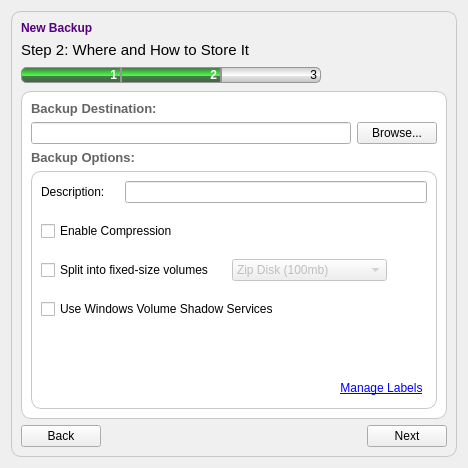
                   <widget class="QWidget" name="tab_9">
                    <property name="styleSheet">
                     <string notr="true">#tab_9 {
  background-color: rgb(255, 255, 255);
}</string>
                    </property>
                    <attribute name="title">
                     <string>Backup Destination</string>
                    </attribute>
                    <layout class="QHBoxLayout" name="horizontalLayout_21">
                     <item>
                      <widget class="QFrame" name="frame_26">
                       <property name="styleSheet">
                        <string notr="true">QFrame#frame_26 {
  border: 1px solid rgb(200, 200, 200, 255);
  border-radius: 10px;
  background-color: rgb(240, 240, 240, 255);
}</string>
                       </property>
                       <property name="frameShape">
                        <enum>QFrame::StyledPanel</enum>
                       </property>
                       <property name="frameShadow">
                        <enum>QFrame::Raised</enum>
                       </property>
                       <layout class="QVBoxLayout" name="verticalLayout_26">
                        <item>
                         <widget class="QLabel" name="label_35">
                          <property name="sizePolicy">
                           <sizepolicy hsizetype="Preferred" vsizetype="Fixed">
                            <horstretch>0</horstretch>
                            <verstretch>0</verstretch>
                           </sizepolicy>
                          </property>
                          <property name="styleSheet">
                           <string notr="true">background: none;</string>
                          </property>
                          <property name="text">
                           <string>&lt;html&gt;&lt;head/&gt;&lt;body&gt;&lt;p&gt;&lt;span style=&quot; font-size:9pt; font-weight:600; color:#55007f;&quot;&gt;New Backup&lt;/span&gt;&lt;/p&gt;&lt;/body&gt;&lt;/html&gt;</string>
                          </property>
                          <property name="textFormat">
                           <enum>Qt::RichText</enum>
                          </property>
                         </widget>
                        </item>
                        <item>
                         <widget class="QLabel" name="label_6">
                          <property name="text">
                           <string>&lt;html&gt;&lt;head/&gt;&lt;body&gt;&lt;p&gt;&lt;span style=&quot; font-size:11pt;&quot;&gt;Step 2: Where and How to Store It&lt;/span&gt;&lt;/p&gt;&lt;/body&gt;&lt;/html&gt;</string>
                          </property>
                         </widget>
                        </item>
                        <item>
                         <widget class="QFrame" name="frame_2">
                          <property name="frameShape">
                           <enum>QFrame::NoFrame</enum>
                          </property>
                          <property name="frameShadow">
                           <enum>QFrame::Raised</enum>
                          </property>
                          <layout class="QHBoxLayout" name="horizontalLayout_2">
                           <property name="spacing">
                            <number>0</number>
                           </property>
                           <property name="margin">
                            <number>0</number>
                           </property>
                           <item>
                            <widget class="QLabel" name="label_8">
                             <property name="sizePolicy">
                              <sizepolicy hsizetype="Fixed" vsizetype="Fixed">
                               <horstretch>0</horstretch>
                               <verstretch>0</verstretch>
                              </sizepolicy>
                             </property>
                             <property name="minimumSize">
                              <size>
                               <width>100</width>
                               <height>0</height>
                              </size>
                             </property>
                             <property name="maximumSize">
                              <size>
                               <width>100</width>
                               <height>16777215</height>
                              </size>
                             </property>
                             <property name="styleSheet">
                              <string notr="true">#label_8 {
  border: 1px solid rgb(150, 150, 150);
  border-top-left-radius: 5px;
  border-bottom-left-radius: 5px;
  background-color: qlineargradient(spread:pad, x1:1, y1:0, x2:1, y2:1, stop:0 rgba(70, 102, 70, 255), stop:0.528409 rgba(70, 255, 70, 255), stop:0.590909 rgba(70, 126, 70, 255), stop:1 rgba(70, 93, 70, 255));
  color: white;
}</string>
                             </property>
                             <property name="frameShape">
                              <enum>QFrame::NoFrame</enum>
                             </property>
                             <property name="text">
                              <string>&lt;html&gt;&lt;head/&gt;&lt;body&gt;&lt;p&gt;&lt;span style=&quot; font-size:9pt; font-weight:600;&quot;&gt;1&lt;/span&gt;&lt;/p&gt;&lt;/body&gt;&lt;/html&gt;</string>
                             </property>
                             <property name="alignment">
                              <set>Qt::AlignRight|Qt::AlignTrailing|Qt::AlignVCenter</set>
                             </property>
                            </widget>
                           </item>
                           <item>
                            <widget class="QLabel" name="label_7">
                             <property name="sizePolicy">
                              <sizepolicy hsizetype="Fixed" vsizetype="Fixed">
                               <horstretch>0</horstretch>
                               <verstretch>0</verstretch>
                              </sizepolicy>
                             </property>
                             <property name="minimumSize">
                              <size>
                               <width>100</width>
                               <height>0</height>
                              </size>
                             </property>
                             <property name="maximumSize">
                              <size>
                               <width>100</width>
                               <height>16777215</height>
                              </size>
                             </property>
                             <property name="styleSheet">
                              <string notr="true">#label_7 {
  border: 1px solid rgb(150, 150, 150);
  background-color: qlineargradient(spread:pad, x1:1, y1:0, x2:1, y2:1, stop:0 rgba(70, 102, 70, 255), stop:0.528409 rgba(70, 255, 70, 255), stop:0.590909 rgba(70, 126, 70, 255), stop:1 rgba(70, 93, 70, 255));
  color: white;
}</string>
                             </property>
                             <property name="text">
                              <string>&lt;html&gt;&lt;head/&gt;&lt;body&gt;&lt;p&gt;&lt;span style=&quot; font-size:9pt; font-weight:600;&quot;&gt;2&lt;/span&gt;&lt;/p&gt;&lt;/body&gt;&lt;/html&gt;</string>
                             </property>
                             <property name="alignment">
                              <set>Qt::AlignRight|Qt::AlignTrailing|Qt::AlignVCenter</set>
                             </property>
                            </widget>
                           </item>
                           <item>
                            <widget class="QLabel" name="label_9">
                             <property name="sizePolicy">
                              <sizepolicy hsizetype="Fixed" vsizetype="Fixed">
                               <horstretch>0</horstretch>
                               <verstretch>0</verstretch>
                              </sizepolicy>
                             </property>
                             <property name="minimumSize">
                              <size>
                               <width>100</width>
                               <height>0</height>
                              </size>
                             </property>
                             <property name="maximumSize">
                              <size>
                               <width>100</width>
                               <height>16777215</height>
                              </size>
                             </property>
                             <property name="styleSheet">
                              <string notr="true">#label_9 {
  border: 1px solid rgb(150, 150, 150);
  border-top-right-radius: 5px;
  border-bottom-right-radius: 5px;
  background-color: qlineargradient(spread:pad, x1:1, y1:0, x2:1, y2:1, stop:0 rgba(202, 202, 202, 255), stop:0.528409 rgba(255, 255, 255, 255), stop:0.590909 rgba(226, 226, 226, 255), stop:1 rgba(193, 193, 193, 255));
  color: black;
}</string>
                             </property>
                             <property name="text">
                              <string>&lt;html&gt;&lt;head/&gt;&lt;body&gt;&lt;p&gt;&lt;span style=&quot; font-size:9pt;&quot;&gt;3&lt;/span&gt;&lt;/p&gt;&lt;/body&gt;&lt;/html&gt;</string>
                             </property>
                             <property name="alignment">
                              <set>Qt::AlignRight|Qt::AlignTrailing|Qt::AlignVCenter</set>
                             </property>
                            </widget>
                           </item>
                           <item>
                            <spacer name="horizontalSpacer_2">
                             <property name="orientation">
                              <enum>Qt::Horizontal</enum>
                             </property>
                             <property name="sizeHint" stdset="0">
                              <size>
                               <width>40</width>
                               <height>20</height>
                              </size>
                             </property>
                            </spacer>
                           </item>
                          </layout>
                         </widget>
                        </item>
                        <item>
                         <widget class="QFrame" name="frame_27">
                          <property name="minimumSize">
                           <size>
                            <width>0</width>
                            <height>0</height>
                           </size>
                          </property>
                          <property name="styleSheet">
                           <string notr="true">QFrame#frame_27 {
  border: 1px solid rgb(200, 200, 200, 255);
  border-radius: 10px;
  background-color: white;
}</string>
                          </property>
                          <property name="frameShape">
                           <enum>QFrame::StyledPanel</enum>
                          </property>
                          <property name="frameShadow">
                           <enum>QFrame::Raised</enum>
                          </property>
                          <layout class="QVBoxLayout" name="verticalLayout_27">
                           <item>
                            <widget class="QLabel" name="label_36">
                             <property name="sizePolicy">
                              <sizepolicy hsizetype="Preferred" vsizetype="Fixed">
                               <horstretch>0</horstretch>
                               <verstretch>0</verstretch>
                              </sizepolicy>
                             </property>
                             <property name="text">
                              <string>&lt;html&gt;&lt;head/&gt;&lt;body&gt;&lt;p&gt;&lt;span style=&quot; font-size:10pt; font-weight:600; color:#646464;&quot;&gt;Backup Destination:&lt;/span&gt;&lt;/p&gt;&lt;/body&gt;&lt;/html&gt;</string>
                             </property>
                            </widget>
                           </item>
                           <item>
                            <layout class="QHBoxLayout" name="horizontalLayout_22">
                             <property name="sizeConstraint">
                              <enum>QLayout::SetDefaultConstraint</enum>
                             </property>
                             <item>
                              <widget class="QLineEdit" name="backup_dest"/>
                             </item>
                             <item>
                              <widget class="QPushButton" name="backup_browse_button">
                               <property name="text">
                                <string>Browse...</string>
                               </property>
                              </widget>
                             </item>
                            </layout>
                           </item>
                           <item>
                            <widget class="QLabel" name="label_37">
                             <property name="sizePolicy">
                              <sizepolicy hsizetype="Preferred" vsizetype="Fixed">
                               <horstretch>0</horstretch>
                               <verstretch>0</verstretch>
                              </sizepolicy>
                             </property>
                             <property name="text">
                              <string>&lt;html&gt;&lt;head/&gt;&lt;body&gt;&lt;p&gt;&lt;span style=&quot; font-size:10pt; font-weight:600; color:#646464;&quot;&gt;Backup Options:&lt;/span&gt;&lt;/p&gt;&lt;/body&gt;&lt;/html&gt;</string>
                             </property>
                            </widget>
                           </item>
                           <item>
                            <widget class="QFrame" name="frame_28">
                             <property name="sizePolicy">
                              <sizepolicy hsizetype="Preferred" vsizetype="Preferred">
                               <horstretch>0</horstretch>
                               <verstretch>0</verstretch>
                              </sizepolicy>
                             </property>
                             <property name="styleSheet">
                              <string notr="true">QFrame#frame_28 {
  border: 1px solid rgb(200, 200, 200, 255);
  border-radius: 10px;
  background-color: white;
}</string>
                             </property>
                             <property name="frameShape">
                              <enum>QFrame::StyledPanel</enum>
                             </property>
                             <property name="frameShadow">
                              <enum>QFrame::Raised</enum>
                             </property>
                             <layout class="QVBoxLayout" name="verticalLayout_28">
                              <property name="spacing">
                               <number>18</number>
                              </property>
                              <item>
                               <layout class="QHBoxLayout" name="horizontalLayout_23">
                                <property name="spacing">
                                 <number>20</number>
                                </property>
                                <property name="bottomMargin">
                                 <number>0</number>
                                </property>
                                <item>
                                 <widget class="QLabel" name="label_38">
                                  <property name="text">
                                   <string>Description:</string>
                                  </property>
                                 </widget>
                                </item>
                                <item>
                                 <widget class="QLineEdit" name="backup_description"/>
                                </item>
                               </layout>
                              </item>
                              <item>
                               <widget class="QCheckBox" name="enable_compression_checkbox">
                                <property name="sizePolicy">
                                 <sizepolicy hsizetype="Preferred" vsizetype="Fixed">
                                  <horstretch>0</horstretch>
                                  <verstretch>0</verstretch>
                                 </sizepolicy>
                                </property>
                                <property name="toolTip">
                                 <string>Enable compression.  This can save disk space, but will make backups slower.</string>
                                </property>
                                <property name="text">
                                 <string>Enable Compression</string>
                                </property>
                               </widget>
                              </item>
                              <item>
                               <layout class="QHBoxLayout" name="horizontalLayout_24">
                                <item>
                                 <widget class="QCheckBox" name="split_fixed_check">
                                  <property name="toolTip">
                                   <string>Enable this if you'd like to split backup files into separate files, e.g. for storage on CDs or DVDs.</string>
                                  </property>
                                  <property name="text">
                                   <string>Split into fixed-size volumes</string>
                                  </property>
                                 </widget>
                                </item>
                                <item>
                                 <widget class="QComboBox" name="fixed_size_combo">
                                  <property name="enabled">
                                   <bool>false</bool>
                                  </property>
                                  <item>
                                   <property name="text">
                                    <string>Zip Disk (100mb)</string>
                                   </property>
                                  </item>
                                  <item>
                                   <property name="text">
                                    <string>80-minute CD (700mb)</string>
                                   </property>
                                  </item>
                                  <item>
                                   <property name="text">
                                    <string>DVD (4.7gb)</string>
                                   </property>
                                  </item>
                                  <item>
                                   <property name="text">
                                    <string>Blu-Ray (15gb)</string>
                                   </property>
                                  </item>
                                 </widget>
                                </item>
                                <item>
                                 <spacer name="horizontalSpacer_10">
                                  <property name="orientation">
                                   <enum>Qt::Horizontal</enum>
                                  </property>
                                  <property name="sizeHint" stdset="0">
                                   <size>
                                    <width>40</width>
                                    <height>20</height>
                                   </size>
                                  </property>
                                 </spacer>
                                </item>
                               </layout>
                              </item>
                              <item>
                               <widget class="QCheckBox" name="backup_use_vss">
                                <property name="toolTip">
                                 <string>&lt;html&gt;&lt;head/&gt;&lt;body&gt;&lt;p&gt;Windows volume shadow services (VSS) is a service provided by Windows which allows backup programs to copy files in use safely.&lt;/p&gt;&lt;/body&gt;&lt;/html&gt;</string>
                                </property>
                                <property name="whatsThis">
                                 <string>Windows volume shadow services (VSS) is a service provided by Windows which allows backup programs to copy files in use safely.</string>
                                </property>
                                <property name="text">
                                 <string>Use Windows Volume Shadow Services</string>
                                </property>
                               </widget>
                              </item>
                              <item>
                               <spacer name="verticalSpacer">
                                <property name="orientation">
                                 <enum>Qt::Vertical</enum>
                                </property>
                                <property name="sizeHint" stdset="0">
                                 <size>
                                  <width>20</width>
                                  <height>40</height>
                                 </size>
                                </property>
                               </spacer>
                              </item>
                              <item>
                               <widget class="QFrame" name="frame_5">
                                <property name="frameShape">
                                 <enum>QFrame::NoFrame</enum>
                                </property>
                                <property name="frameShadow">
                                 <enum>QFrame::Raised</enum>
                                </property>
                                <layout class="QHBoxLayout" name="horizontalLayout_5">
                                 <property name="spacing">
                                  <number>0</number>
                                 </property>
                                 <property name="margin">
                                  <number>0</number>
                                 </property>
                                 <item>
                                  <spacer name="horizontalSpacer_4">
                                   <property name="orientation">
                                    <enum>Qt::Horizontal</enum>
                                   </property>
                                   <property name="sizeHint" stdset="0">
                                    <size>
                                     <width>40</width>
                                     <height>20</height>
                                    </size>
                                   </property>
                                  </spacer>
                                 </item>
                                 <item>
                                  <widget class="QPushButton" name="manage_labels_button">
                                   <property name="sizePolicy">
                                    <sizepolicy hsizetype="Preferred" vsizetype="Preferred">
                                     <horstretch>0</horstretch>
                                     <verstretch>0</verstretch>
                                    </sizepolicy>
                                   </property>
                                   <property name="minimumSize">
                                    <size>
                                     <width>0</width>
                                     <height>20</height>
                                    </size>
                                   </property>
                                   <property name="cursor">
                                    <cursorShape>PointingHandCursor</cursorShape>
                                   </property>
                                   <property name="styleSheet">
                                    <string notr="true">#manage_labels_button {
  color: blue;
  text-decoration: underline;
}</string>
                                   </property>
                                   <property name="text">
                                    <string>Manage Labels</string>
                                   </property>
                                   <property name="flat">
                                    <bool>true</bool>
                                   </property>
                                  </widget>
                                 </item>
                                </layout>
                               </widget>
                              </item>
                             </layout>
                            </widget>
                           </item>
                          </layout>
                         </widget>
                        </item>
                        <item>
                         <layout class="QHBoxLayout" name="horizontalLayout_25">
                          <property name="sizeConstraint">
                           <enum>QLayout::SetDefaultConstraint</enum>
                          </property>
                          <item>
                           <widget class="QPushButton" name="backup_back_button_2">
                            <property name="text">
                             <string>Back</string>
                            </property>
                            <property name="icon">
                             <iconset resource="Graphics.qrc">
                              <normaloff>:/icons/graphics/1362909890_back.png</normaloff>:/icons/graphics/1362909890_back.png</iconset>
                            </property>
                           </widget>
                          </item>
                          <item>
                           <spacer name="horizontalSpacer_11">
                            <property name="orientation">
                             <enum>Qt::Horizontal</enum>
                            </property>
                            <property name="sizeType">
                             <enum>QSizePolicy::Expanding</enum>
                            </property>
                            <property name="sizeHint" stdset="0">
                             <size>
                              <width>40</width>
                              <height>20</height>
                             </size>
                            </property>
                           </spacer>
                          </item>
                          <item>
                           <widget class="QPushButton" name="backup_next_button_2">
                            <property name="text">
                             <string>Next</string>
                            </property>
                            <property name="icon">
                             <iconset resource="Graphics.qrc">
                              <normaloff>:/icons/graphics/1362909890_forward.png</normaloff>:/icons/graphics/1362909890_forward.png</iconset>
                            </property>
                           </widget>
                          </item>
                         </layout>
                        </item>
                       </layout>
                      </widget>
                     </item>
                    </layout>
                   </widget>
